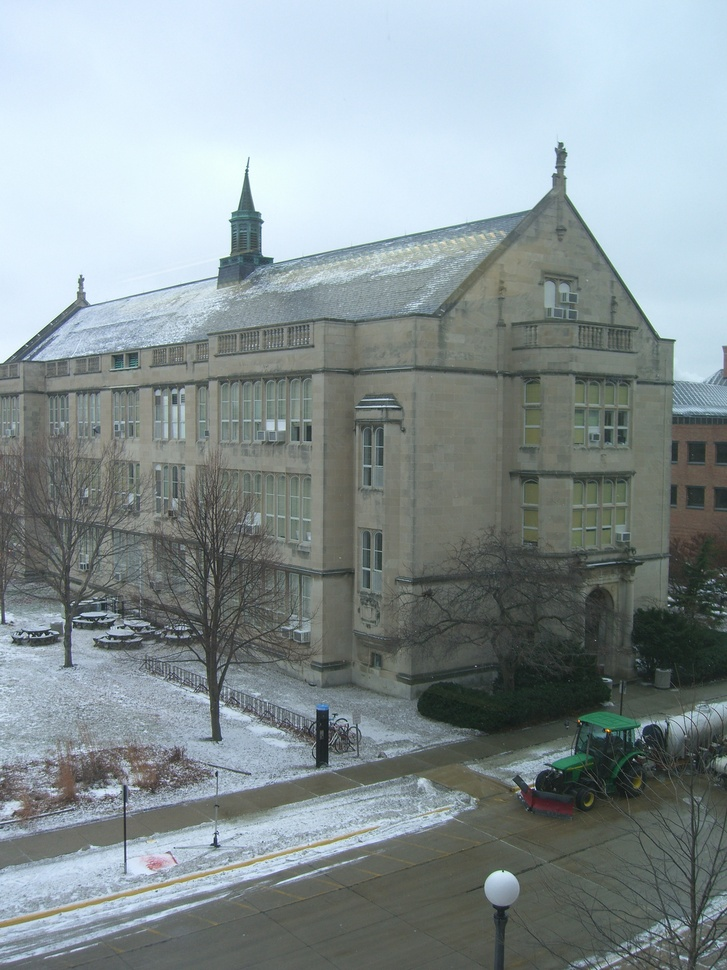
%> input picture homework/hw1/CIMG6476.JPG, 727 x 970 px, shrunk from 2112 x 2816 before the run
$ octave --eval "filterFourierDemo(imread('../../../homework/hw1/CIMG6476.JPG'));"   (GNU Octave 9; MATLAB toolbox functions it lacks are replaced by stand-ins)
%> lines starting %> are read from the running program, lines starting %| are printed output that depends on the picture
function filterFourierDemo(im, special)

if ~exist('special', 'var')
    special = [];
end

if strcmp(special, 'straw')
    fil = fspecial('gaussian', 31, 4);
    displayAll(im, fil, 'gaussian')
    fil = ones(9, 9)/81;
    displayAll(im, fil, 'box')
else
    fil = fspecial('sobel')'; %[0 0 0 ; -1 0 1 ; 0 0 0];
    displayAll(im, fil, 'sobel')
%> in displayAll, `fftimpow = log(abs(fftim+eps));`:
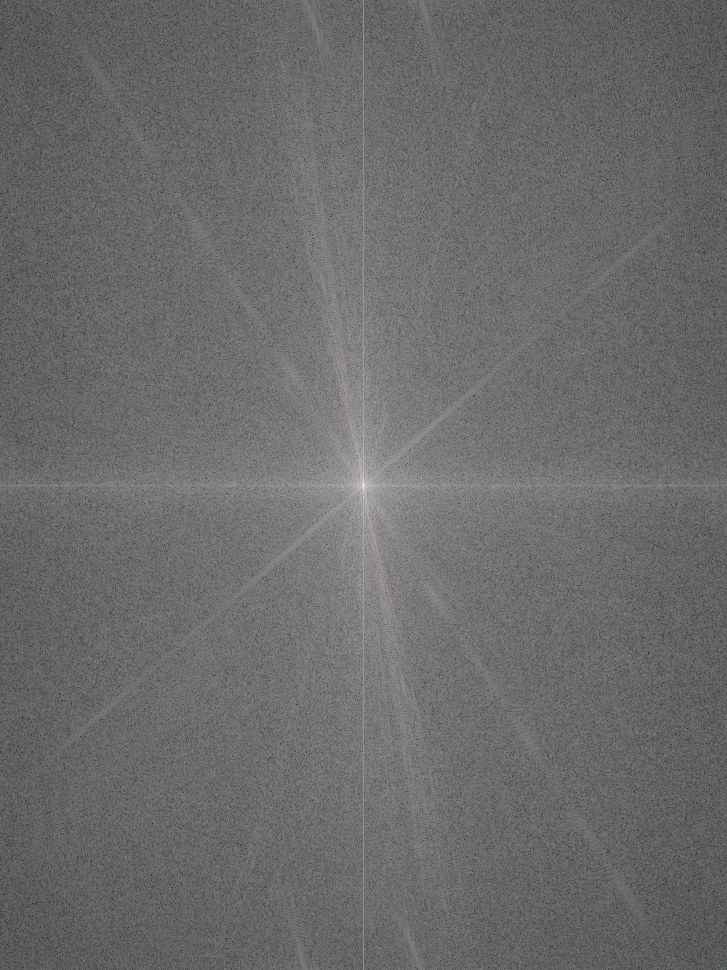
%> fftimpow: size 970x727x3 double; mean R, G, B 8.56, 8.55, 8.55; drawn with min black and max white
%> in displayAll, `minv = sv(1)`: minv = 1.31
%> in displayAll, `maxv = sv(end)`: maxv = 18.48
%> in displayAll, `minv = sv(round(0.005*numel(sv)));`: minv = 5.86

    fil = fspecial('gaussian', 31, 4);
    displayAll(im, fil, 'gaussian')

    fil = zeros(size(fil)); fil(15, 15) = 1; fil = fil - fspecial('gaussian', 31, 4);
    displayAll(im, fil, 'log')

    fil = ones(9, 9)/81;
    displayAll(im, fil, 'box')
end
% fil = [0 0 0 0 0 0 0 0 0 0 0 0 0 0 0 0 1];
% displayAll(im, fil)


function displayAll(im, fil, fname)

fftim = fft2(im);
fftim = fftshift(fftim);
fftimpow = log(abs(fftim+eps));
figure(1), hold off, imagesc(im), axis off, colormap gray, axis image
title('intensity image')
sv = sort(fftimpow(:));
minv = sv(1); maxv = sv(end);
minv = sv(round(0.005*numel(sv)));  %maxv = sv(round(0.999*numel(sv)));
figure(2), hold off, imagesc(fftimpow, [minv maxv]), axis off, colormap jet, axis image
title('log fft magnitude of image')

fil = padarray(fil, [1 1], 0, 'both');
figure(3), hold off, imagesc(fil), axis off, colormap gray, axis image
title(['filter: ' fname])
fil2 = zeros(size(im));
fil2((1:size(fil, 1))+ floor((size(im,1)-size(fil,1))/2), ...
    (1:size(fil, 2))+ floor((size(im,2)-size(fil,2))/2)) = fil;
fftfil = fft2(fil2);
fftfil = fftshift(fftfil);
fftfilpow = abs(fftfil+eps);
figure(4), hold off, imagesc(fftfilpow), axis off, colormap jet, axis image, colorbar
title(['filter: ' fname])

im2 = imfilter(im, fil, 'same');
fftim2 = fft2(im2);
fftim2 = fftshift(fftim2);
fftim2pow = log(abs(fftim2+eps));
figure(5), hold off, imagesc(im2), axis off, colormap gray, axis image
title(['filtered image'])
figure(6), hold off, imagesc(fftim2pow, [minv maxv]), axis off, colormap jet, axis image, colorbar
title(['log fft magnitude of filtered image'])
% [4 lines of commented-out code are left out]
pause;
%> in filterFourierDemo, `displayAll(im, fil, 'sobel')`:
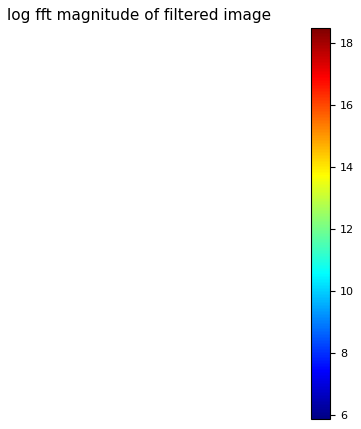
%> figure redrawn from the program's plot data
%> in filterFourierDemo, `displayAll(im, fil, 'gaussian')`:
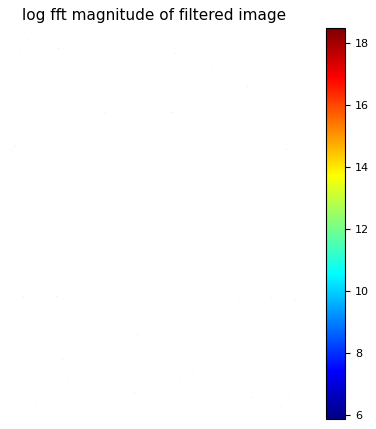
%> figure redrawn from the program's plot data
%> call 3 of displayAll, with fname = 'log'
%> in displayAll (call 3), `minv = sv(1)`: minv = 1.31
%> in displayAll (call 3), `minv = sv(round(0.005*numel(sv)));`: minv = 5.86
%> in displayAll (call 3), `title(['filter: ' fname])`:
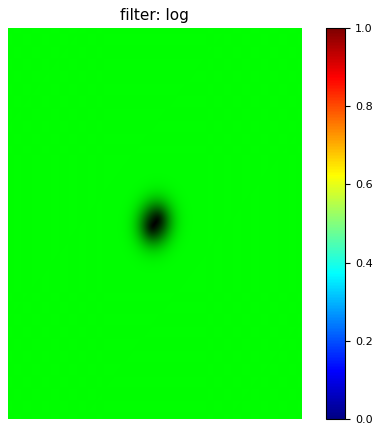
%> figure redrawn from the program's plot data
%> in displayAll (call 3), `im2 = imfilter(im, fil, 'same');`:
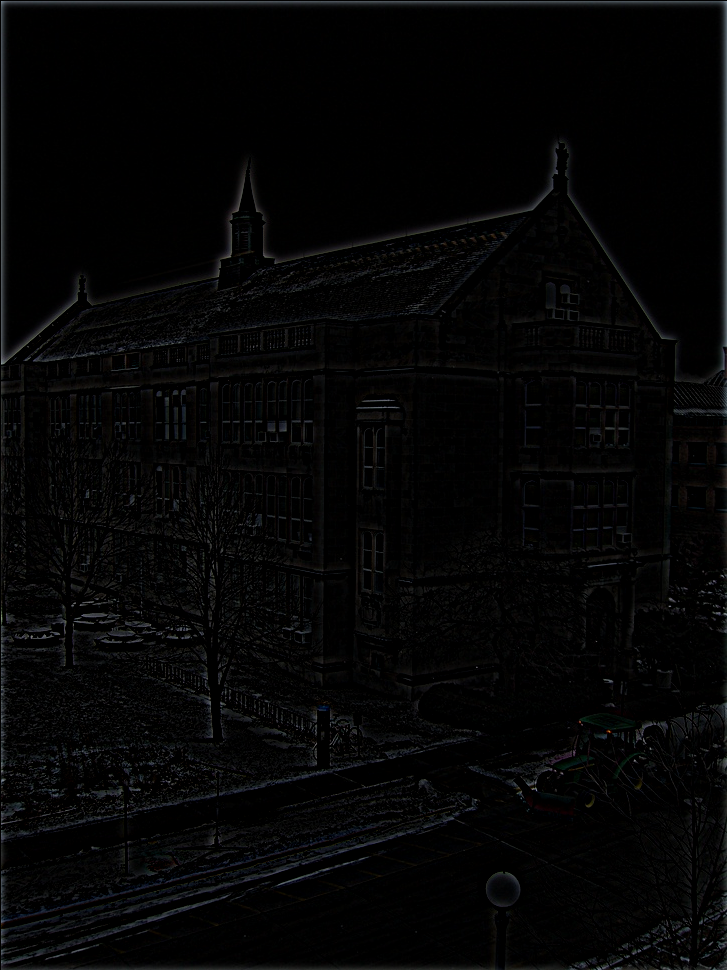
%> im2: size 970x727x3 uint8; mean R, G, B 4.9, 5, 5.2
%> call 4 of displayAll, with fname = 'box'
%> in displayAll (call 4), `minv = sv(1)`: minv = 1.31
%> in displayAll (call 4), `minv = sv(round(0.005*numel(sv)));`: minv = 5.86
%> in displayAll (call 4), `title(['filter: ' fname])`:
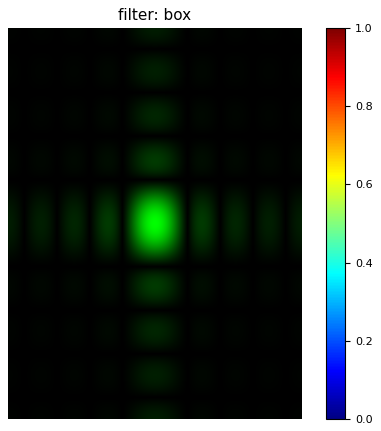
%> figure redrawn from the program's plot data
%> in displayAll (call 4), `fftim2pow = log(abs(fftim2+eps));`:
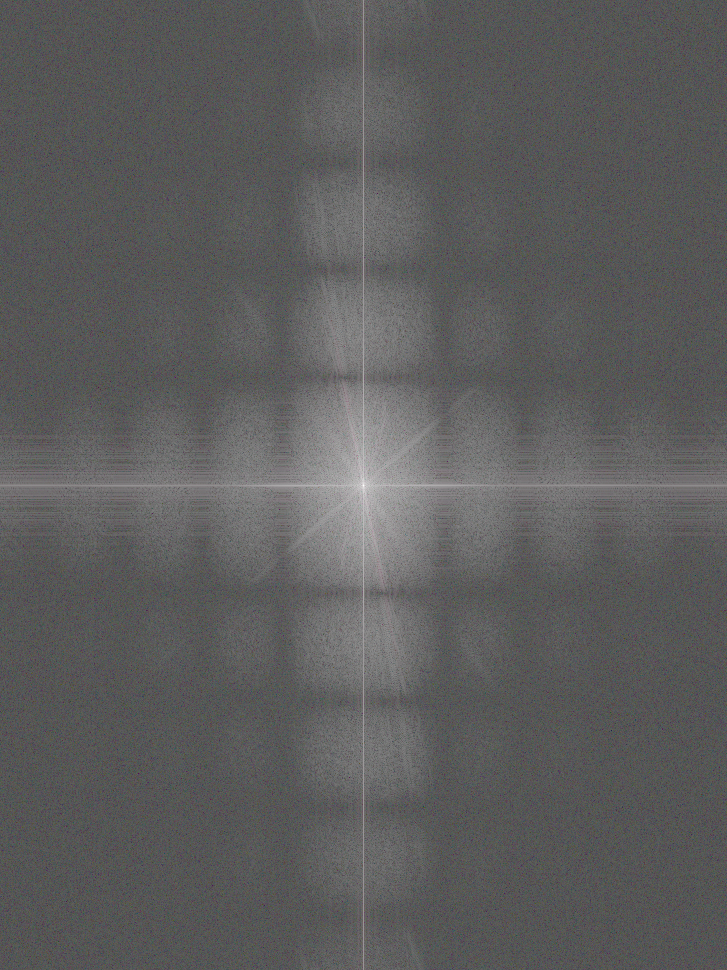
%> fftim2pow: size 970x727x3 double; mean R, G, B 5.73, 5.72, 5.72; drawn with min black and max white
